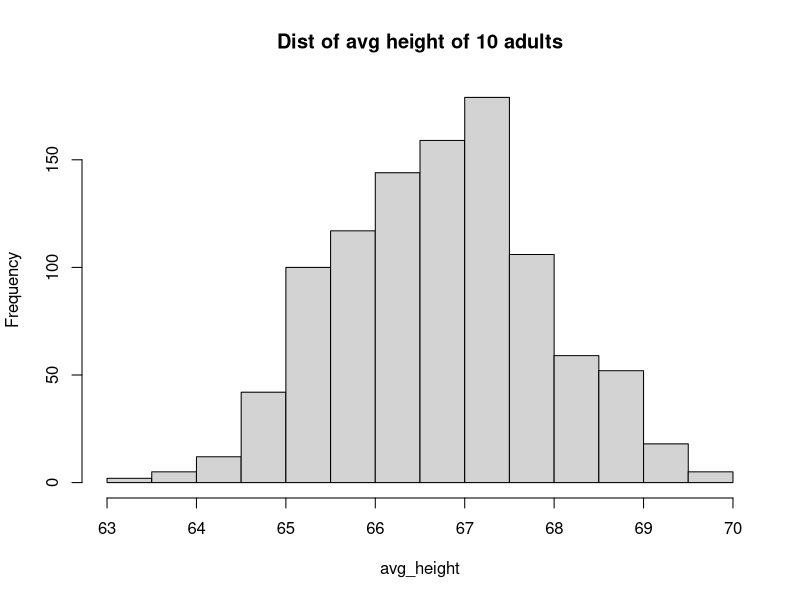
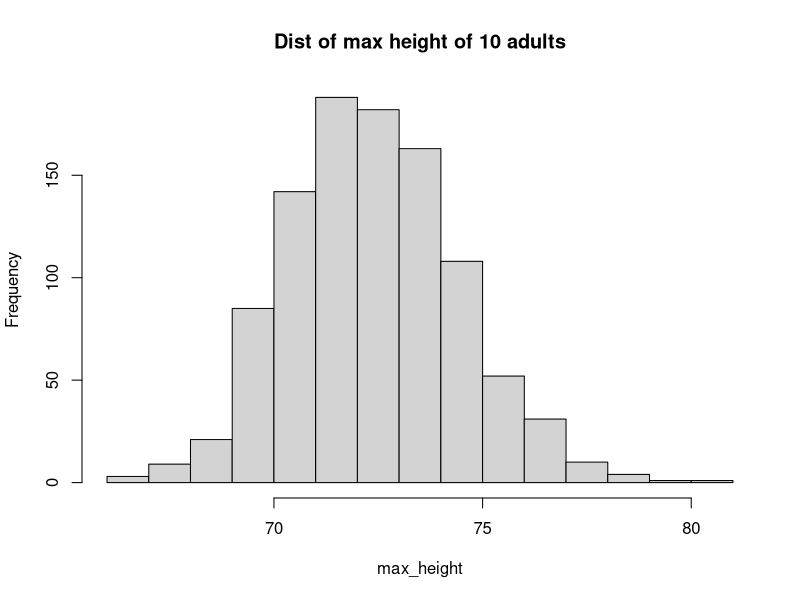
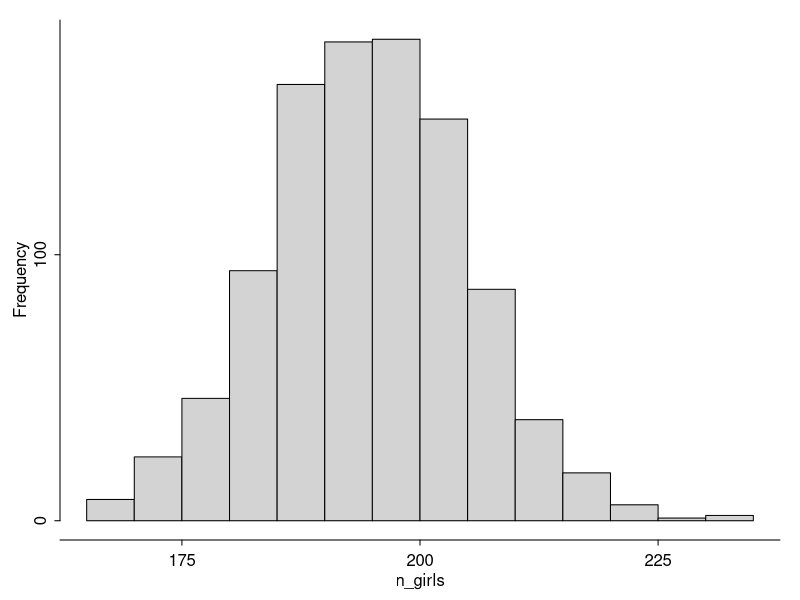
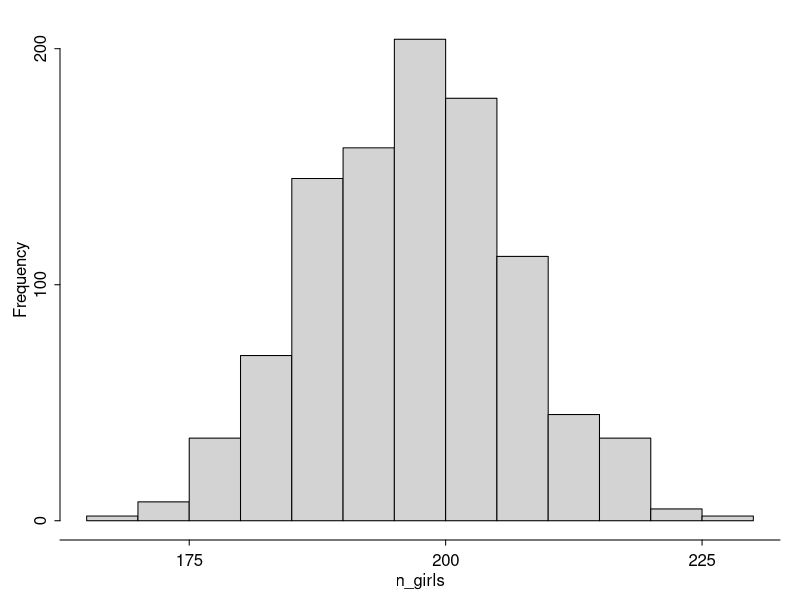
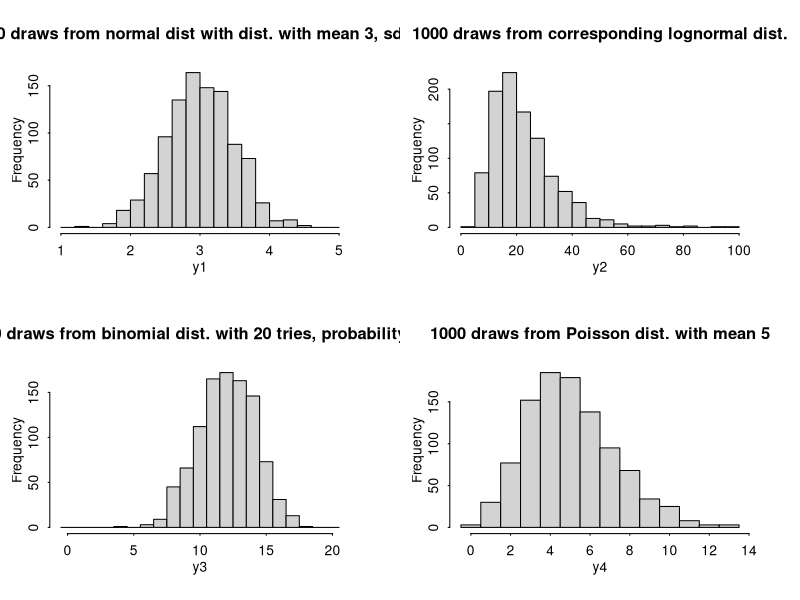

Generate these figures, in order, with R:
#' ---
#' title: "Regression and Other Stories: Simulation"
#' author: "Andrew Gelman, Aki Vehtari"
#' date: "`r format(Sys.Date())`"
#' ---

#' Simulation of probability models
#' 
#' -------------
#' 

#' **How many girls in 400 births?**
n_girls <- rbinom(1, 400, 0.488)
print(n_girls)

#' Repeat 1000 times
n_sims <- 1000
n_girls <- rep(NA, n_sims)
for (s in 1:n_sims){
  n_girls[s] <- rbinom(1, 400, 0.488)}

#' **Plot for the book**
#+ girls1.pdf, eval=FALSE, include=FALSE
pdf("girls1.pdf", height=3.5, width=5.5)
#+
par(mar=c(3,3,1,1),  mgp=c(1.5,.5,0), tck=-.01)
hist(n_girls, main="", xaxt="n", yaxt="n")
axis (1, seq(150,250,25), mgp=c(1.5,.5,0))
axis (2, seq(0,200,100), mgp=c(1.5,.5,0))
#+ eval=FALSE, include=FALSE
dev.off()

#' **Accounting for twins**
birth_type <- sample(c("fraternal twin","identical twin","single birth"),
  size=400, replace=TRUE, prob=c(1/125, 1/300, 1 - 1/125 - 1/300))
girls <- rep(NA, 400)
for (i in 1:400){
  if (birth_type[i]=="single birth"){
    girls[i] <- rbinom(1, 1, 0.488)}
  else if (birth_type[i]=="identical twin"){
    girls[i] <- 2*rbinom(1, 1, 0.495)}
  else if (birth_type[i]=="fraternal twin"){
    girls[i] <- rbinom(1, 2, 0.495)}
}
n_girls <- sum(girls)

girls <- ifelse(birth_type=="single birth", rbinom(400, 1, 0.488),
  ifelse(birth_type=="identical twins", 2*rbinom(400, 1, 0.495),
  rbinom(400, 2, 0.495)))

#' Repeat 1000 times
n_girls <- rep(NA, n_sims)
for (s in 1:n_sims){
  birth_type <- sample(c("fraternal twin","identical twin","single birth"),
    size=400, replace=TRUE, prob=c(1/125, 1/300, 1 - 1/125 - 1/300))
  girls <- rep(NA, 400)
  for (i in 1:400){
    if (birth_type[i]=="single birth"){
      girls[i] <- rbinom(1, 1, 0.488)}
    else if (birth_type[i]=="identical twin"){
      girls[i] <- 2*rbinom(1, 1, 0.495)}
    else if (birth_type[i]=="fraternal twin"){
      girls[i] <- rbinom(1, 2, 0.495)}
  }
  n_girls[s] <- sum(girls)
}

#' **Plot for the book**
#+ girls2.pdf, eval=FALSE, include=FALSE
pdf("girls2.pdf", height=3.5, width=5.5)
#+
par(mar=c(3,3,1,1),  mgp=c(1.5,.5,0), tck=-.01)
hist (n_girls, main="", xaxt="n", yaxt="n", mgp=c(1.5,.5,0))
axis (1, seq(150,250,25), mgp=c(1.5,.5,0))
axis (2, seq(0,200,100), mgp=c(1.5,.5,0))
#+ eval=FALSE, include=FALSE
dev.off()

#' **Simulation of continuous and mixed discrete/continuous models**
n_sims <- 1000
y1 <- rnorm(n_sims, 3, 0.5)
y2 <- exp(y1)
y3 <- rbinom(n_sims, 20, 0.6)
y4 <- rpois(n_sims, 5)

#' **Plot for the book**
#+ 4dists.pdf, eval=FALSE, include=FALSE
pdf("4dists.pdf", height=7, width=10)
#+
par(mar=c(4,3,4,3),  mgp=c(1.5,.5,0), tck=-.01)
par(mfrow=c(2,2))
hist(y1, breaks=seq(floor(min(y1)), ceiling(max(y1)), 0.2), main="1000 draws from normal dist with dist. with mean 3, sd 0.5")
hist(y2, breaks=seq(0, ceiling(max(y2)) + 5, 5),  main="1000 draws from corresponding lognormal dist.")
hist(y3, breaks=seq(-0.5, 20.5, 1), main="1000 draws from binomial dist. with 20 tries, probability 0.6")
hist(y4, breaks=seq(-0.5, max(y4) + 1, 1), main="1000 draws from Poisson dist. with mean 5")
#+ eval=FALSE, include=FALSE
dev.off()

#' Generate the height of one randomly chosen adult
male <- rbinom(1, 1, 0.48)
height <- ifelse(male==1, rnorm(1, 69.1, 2.9), rnorm(1, 64.5, 2.7))

#' Select 10 adults at random
N <- 10
male <- rbinom(N, 1, 0.48)
height <- ifelse(male==1, rnorm(N, 69.1, 2.9), rnorm(N, 64.5, 2.7))
avg_height <- mean(height)
print(avg_height)

#' Loop the simulation 1000 times
n_sims <- 1000
avg_height <- rep(NA, n_sims)
for (s in 1:n_sims){
  N <- 10
  male <- rbinom(N, 1, 0.48)
  height <- ifelse(male==1, rnorm(N, 69.1, 2.9), rnorm(N, 64.5, 2.7))
  avg_height[s] <- mean(height)
}
hist(avg_height, main="Dist of avg height of 10 adults")

#' The maximum height of the 10 people
max_height <- rep(NA, n_sims)
n_sims <- 1000
avg_height <- rep(NA, n_sims)
for (s in 1:n_sims){
  N <- 10
  male <- rbinom(N, 1, 0.48)
  height <- ifelse(male==1, rnorm(N, 69.1, 2.9), rnorm(N, 64.5, 2.7))
  avg_height[s] <- mean(height)
  max_height[s] <- max(height)
}
hist(max_height, main="Dist of max height of 10 adults")
